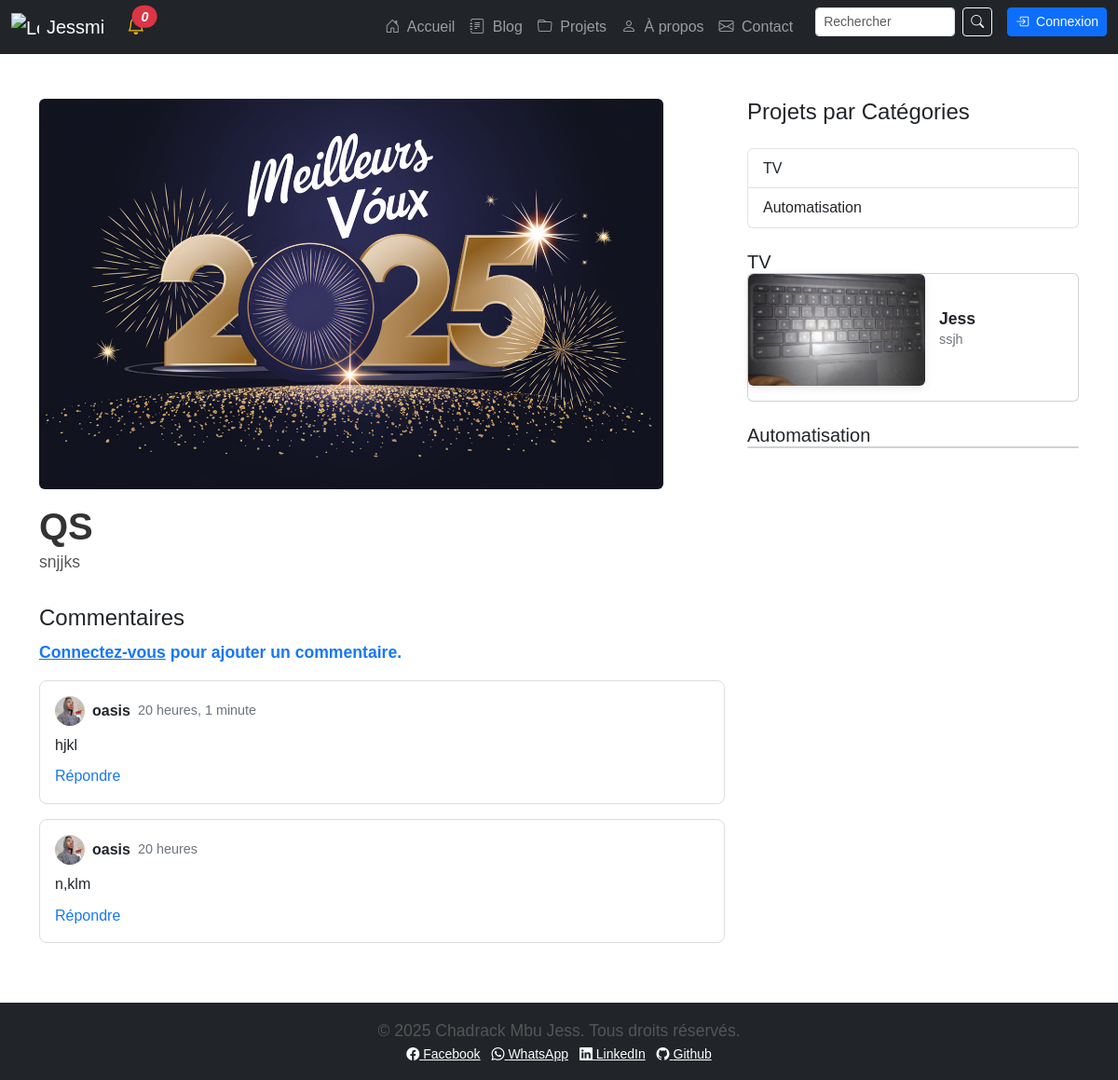
The app's page /projets/2/ with its own data.
### portfolioapp/models.py (models this page shows, shortened)
class Project(models.Model):
    user = models.ForeignKey(User, on_delete=models.CASCADE, default="Chadrack Mbu Jess")
    title = models.CharField(max_length=255)
    category = models.ForeignKey(Category, on_delete=models.CASCADE, null=True, blank=True)
    description = RichTextField()
    image = models.ImageField(upload_to='projects/', null=True, blank=True)
    created_at = models.DateTimeField(auto_now_add=True)
    class Meta:
        verbose_name = "Projet"
        verbose_name_plural = "Projets"

class Comment(models.Model):
    project = models.ForeignKey(Project, related_name='comments', on_delete=models.CASCADE)
    author = models.ForeignKey(User, on_delete=models.CASCADE)
    text = models.TextField()
    created_at = models.DateTimeField(auto_now_add=True)

class Category(models.Model):
    name = models.CharField(max_length=120)
    class Meta:
        verbose_name = "Catégorie"
        verbose_name_plural = "Catégories"
    def __str__(self):
        return self.name

### portfolioapp/views.py (the view)
# urls.py: path('projets/<int:pk>/', views.project_detail, name='project_detail'),
def project_detail(request, pk):
    project = get_object_or_404(Project, pk=pk)
    categories = Category.objects.all()
    categories_with_projects = [category for category in categories if Project.objects.filter(category=category).exists()]
    projects_by_category = {category: Project.objects.filter(category=category) for category in categories_with_projects}
    uncategorized_projects = Project.objects.filter(category__isnull=True)
    if uncategorized_projects.exists():
        projects_by_category["non_categorise"] = uncategorized_projects
    return render(request, 'portfolioapp/project_detail.html', {
        'project': project,
        'projects_by_category': projects_by_category,
        'categories': categories_with_projects,
    })

### portfolioapp/context_processors.py (called while the page is built)
def unread_notifications_count(request):
    if request.user.is_authenticated:
        return {
            'unread_notifications_count': Notification.objects.filter(user=request.user, is_read=False).count()
        }
    return {'unread_notifications_count': 0}

### templates/portfolioapp/project_detail.html (shortened to what this page needs)
{% extends 'portfolioapp/base.html' %}
{% load static %}
{% block content %}
<div class="container my-5">
    <div class="row">
        <div class="col-md-8">
            <img src="{% if project.image %}{{ project.image.url }}{% else %}{% static 'images/default.jpg' %} {% endif %}"
                 class="img-fluid rounded project-main-img" alt="{{ project.title }}">
            <h1 class="mb-4">{{ project.title }}</h1>
            <p>{{ project.description |safe }}</p>
            <div class="comment-section">
                <h4>Commentaires</h4>
                {% if user.is_authenticated %}
                    <form method="post" action="{% url 'add_comment' project.id %}" class="comment-form">
                        {% csrf_token %}
                        <textarea name="text" rows="2" placeholder="Ajouter un commentaire..." required></textarea>
                        <button type="submit" class="btn btn-primary">Commenter</button>
                    </form>
                {% else %}
                    <p class="login-prompt">
                        <a href="{% url 'login' %}?next={{ request.path }}">Connectez-vous</a> pour ajouter un commentaire.
                    </p>
                {% endif %}
                <div class="comments-list">
                    {% for comment in project.comments.all %}
                        <div class="comment">
                            <div class="comment-header">
                                <img src="{% if comment.author.profile.image %}{{ comment.author.profile.image.url }}{% else %}{% static 'images/default-profile.jpg' %}{% endif %}"
                                     alt="{{ comment.author.username }}" class="comment-author-img">
                                <div class="comment-author-name">{{ comment.author.username }}</div>
                                <div class="comment-date">{{ comment.created_at|timesince }}</div>
                            </div>
                            <div class="comment-text">{{ comment.text }}</div>
                            <button class="toggle-replies-btn" data-comment-id="{{ comment.id }}">
                                {% if comment.replies.count > 0 %}
                                    {{ comment.replies.count }} réponses
                                {% else %}
                                    Répondre
                                {% endif %}
                            </button>
                        </div>
                    {% empty %}
                        <p>Soyez le premier à commenter !</p>
                    {% endfor %}
                </div>
            </div>
        </div>
        <div class="col-md-4">
            <h4 class="mb-4">Projets par Catégories</h4>
            <div class="list-group">
                {% for category, projects in projects_by_category.items %}
                    {% if category != "non_categorise" %}
                        <a href="#category-{{ forloop.counter }}" class="list-group-item list-group-item-action">
                            {{ category.name | default:"Non catégorisé" }}
                        </a>
                    {% endif %}
                {% endfor %}
            </div>
            <div class="mt-4">
                {% for category, projects in projects_by_category.items %}
                    {% if category != "non_categorise" %}
                        <h5 id="category-{{ forloop.counter }}" class="mt-4">{{ category|default:"Non catégorisé" }}</h5>
                        <div class="card mb-3">
                            {% for proj in projects %}
                                {% if proj != project %}
                                    <div class="category-project">
                                        <a href="{% url 'project_detail' proj.pk %}">
                                            <img src="{% if proj.image %}{{ proj.image.url }}{% else %}{% static 'images/default.jpg' %} {% endif %}"
                                                 alt="{{ proj.title }}" class="img-fluid rounded">
                                        </a>
                                        <div class="project-info">
                                            <h6>{{ proj.title |truncatewords:3 }}</h6>
                                            <p>{{ proj.description|truncatewords:3 |safe }}</p>
                                        </div>
                                    </div>
                                {% endif %}
                            {% endfor %}
                        </div>
                    {% endif %}
                {% endfor %}
            </div>
        </div>
    </div>
</div>
{% endblock %}

### static/css/style.css (style rules this page uses)
body { font-family: Arial, sans-serif; line-height: 1.6; }
h1 { font-size: 2.5rem; font-weight: bold; color: #333; }
p { font-size: 1.1rem; color: #555; }
.img-fluid { max-width: 100%; height: auto; }
.row .col-md-4 { margin-bottom: 20px; }
.card { transition: transform 0.3s ease; }

### templates/portfolioapp/project_detail.html (style rules this page uses)
h1.mb-4, p, h5, h6 { margin: 0 !important; padding: 0 !important; }
.container.my-5 { padding: 0 !important; }
h1.mb-4 { font-weight: bold; }
.card h6 { margin-top: 0 !important; }
.card img { margin-bottom: 0 !important; }
.project-main-img { width: 100%; max-width: 670px; height: auto; border-radius: 8px; margin-bottom: 1rem; }
.category-project { display: flex; align-items: center; margin-bottom: 1rem; }
.category-project img { width: 190px; height: 120px; object-fit: cover; border-radius: 8px; box-shadow: 0 2px 8px rgba(0, 0, 0, 0.1); margin-right: 15px; }
.category-project .project-info { flex-grow: 1; }
.category-project .project-info h6 { font-weight: bold; font-size: 1.1em; }
.category-project .project-info p { color: #6c757d; font-size: 0.9em; margin-top: 5px; }
.category-project a { display: flex; align-items: center; text-decoration: none; color: inherit; }
.comment-section { margin-top: 2rem; }
.comments-list { margin-top: 1rem; }
.comment { margin-bottom: 1rem; padding: 1rem; border: 1px solid #ddd; border-radius: 8px; }
.comment-header { display: flex; align-items: center; margin-bottom: 0.5rem; }
.comment-author-img { width: 32px; height: 32px; border-radius: 50%; margin-right: 0.5rem; }
.comment-author-name { font-weight: bold; margin-right: 0.5rem; }
.comment-date { color: #6c757d; font-size: 0.9em; }
.comment-text { margin-top: 0.5rem; }
.toggle-replies-btn { background: none; border: none; color: #1877f2; cursor: pointer; padding: 0; margin-top: 0.5rem; }
.login-prompt { color: #1877f2; font-weight: bold; margin-top: 0.5rem; }
.login-prompt a { color: #1877f2; text-decoration: underline; }

### records on screen
Project: image (picture), title "QS", description "snjjks"
Comment: author.username "oasis", created_at "20 heures, 1 minute", text "hjkl", shows "Répondre"
Comment: author.username "oasis", created_at "20 heures", text "n,klm", shows "Répondre"
Category: name "TV"
Category: name "Automatisation"
Project: image (picture), title "Jess", description "ssjh"

### other values on screen
{{ unread_notifications_count }} "0"
